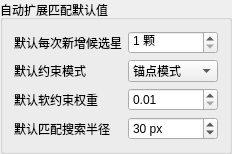
        <widget class="QGroupBox" name="groupBoxAutoMatch">
         <property name="title"><string>自动扩展匹配默认值</string></property>
         <layout class="QFormLayout" name="formLayoutAutoMatchPreferences">
          <property name="fieldGrowthPolicy"><enum>QFormLayout::AllNonFixedFieldsGrow</enum></property>
          <item row="0" column="0"><widget class="QLabel" name="labelAutoMatchCount"><property name="text"><string>默认每次新增候选星</string></property></widget></item>
          <item row="0" column="1"><widget class="QSpinBox" name="spinBoxAutoMatchDefaultNewCount"><property name="suffix"><string> 颗</string></property><property name="minimum"><number>1</number></property><property name="maximum"><number>10000</number></property></widget></item>
          <item row="1" column="0"><widget class="QLabel" name="labelAutoMatchMode"><property name="text"><string>默认约束模式</string></property></widget></item>
          <item row="1" column="1">
           <widget class="QComboBox" name="comboBoxAutoMatchDefaultConstraintMode">
            <item><property name="text"><string>锚点模式</string></property></item>
            <item><property name="text"><string>软约束模式</string></property></item>
           </widget>
          </item>
          <item row="2" column="0"><widget class="QLabel" name="labelAutoMatchSoftWeight"><property name="text"><string>默认软约束权重</string></property></widget></item>
          <item row="2" column="1"><widget class="QDoubleSpinBox" name="doubleSpinBoxAutoMatchDefaultSoftWeight"><property name="decimals"><number>2</number></property><property name="minimum"><double>0.010000000000000</double></property><property name="maximum"><double>1.000000000000000</double></property><property name="singleStep"><double>0.050000000000000</double></property></widget></item>
          <item row="3" column="0"><widget class="QLabel" name="labelAutoMatchDefaultSearchRadius"><property name="text"><string>默认匹配搜索半径</string></property></widget></item>
          <item row="3" column="1"><widget class="QSpinBox" name="spinBoxAutoMatchDefaultSearchRadius"><property name="toolTip"><string>只限制星表预测位置到检测星源的允许距离，不再作为 PSF 拟合窗口。</string></property><property name="suffix"><string> px</string></property><property name="minimum"><number>4</number></property><property name="maximum"><number>300</number></property><property name="value"><number>30</number></property></widget></item>
         </layout>
        </widget>
